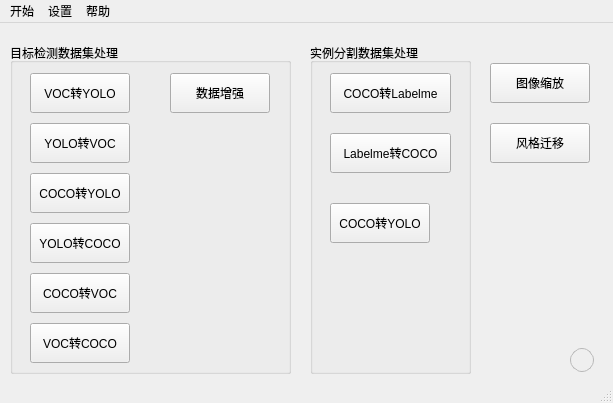
<?xml version="1.0" encoding="UTF-8"?>
<ui version="4.0">
 <class>MainWindow</class>
 <widget class="QMainWindow" name="MainWindow">
  <property name="geometry">
   <rect>
    <x>0</x>
    <y>0</y>
    <width>613</width>
    <height>403</height>
   </rect>
  </property>
  <property name="windowTitle">
   <string>Data Pre Processing</string>
  </property>
  <widget class="QWidget" name="centralwidget">
   <widget class="QPushButton" name="pushButton_style_trans">
    <property name="geometry">
     <rect>
      <x>490</x>
      <y>100</y>
      <width>100</width>
      <height>40</height>
     </rect>
    </property>
    <property name="text">
     <string>风格迁移</string>
    </property>
   </widget>
   <widget class="QGroupBox" name="groupBox">
    <property name="geometry">
     <rect>
      <x>10</x>
      <y>20</y>
      <width>281</width>
      <height>331</height>
     </rect>
    </property>
    <property name="title">
     <string>目标检测数据集处理</string>
    </property>
    <widget class="QPushButton" name="pushButton_VOC_to_COCO">
     <property name="geometry">
      <rect>
       <x>20</x>
       <y>280</y>
       <width>100</width>
       <height>40</height>
      </rect>
     </property>
     <property name="text">
      <string>VOC转COCO</string>
     </property>
    </widget>
    <widget class="QPushButton" name="pushButton_YOLO_to_VOC">
     <property name="geometry">
      <rect>
       <x>20</x>
       <y>80</y>
       <width>100</width>
       <height>40</height>
      </rect>
     </property>
     <property name="text">
      <string>YOLO转VOC</string>
     </property>
    </widget>
    <widget class="QPushButton" name="pushButton_COCO_to_YOLO">
     <property name="geometry">
      <rect>
       <x>20</x>
       <y>130</y>
       <width>100</width>
       <height>40</height>
      </rect>
     </property>
     <property name="text">
      <string>COCO转YOLO</string>
     </property>
    </widget>
    <widget class="QPushButton" name="pushButton_COCO_to_VOC">
     <property name="geometry">
      <rect>
       <x>20</x>
       <y>230</y>
       <width>100</width>
       <height>40</height>
      </rect>
     </property>
     <property name="text">
      <string>COCO转VOC</string>
     </property>
    </widget>
    <widget class="QPushButton" name="pushButton_YOLO_to_COCO">
     <property name="geometry">
      <rect>
       <x>20</x>
       <y>180</y>
       <width>100</width>
       <height>40</height>
      </rect>
     </property>
     <property name="text">
      <string>YOLO转COCO</string>
     </property>
    </widget>
    <widget class="QPushButton" name="pushButton_VOC_to_YOLO">
     <property name="geometry">
      <rect>
       <x>20</x>
       <y>30</y>
       <width>100</width>
       <height>40</height>
      </rect>
     </property>
     <property name="text">
      <string>VOC转YOLO</string>
     </property>
    </widget>
    <widget class="QPushButton" name="pushButton_amp">
     <property name="geometry">
      <rect>
       <x>160</x>
       <y>30</y>
       <width>100</width>
       <height>40</height>
      </rect>
     </property>
     <property name="text">
      <string>数据增强</string>
     </property>
    </widget>
   </widget>
   <widget class="QPushButton" name="pushButton_change_size">
    <property name="geometry">
     <rect>
      <x>490</x>
      <y>40</y>
      <width>100</width>
      <height>40</height>
     </rect>
    </property>
    <property name="text">
     <string>图像缩放</string>
    </property>
   </widget>
   <widget class="QGroupBox" name="groupBox_2">
    <property name="geometry">
     <rect>
      <x>310</x>
      <y>20</y>
      <width>161</width>
      <height>331</height>
     </rect>
    </property>
    <property name="title">
     <string>实例分割数据集处理</string>
    </property>
    <widget class="QPushButton" name="pushButton_Labelme_to_COCO">
     <property name="geometry">
      <rect>
       <x>20</x>
       <y>90</y>
       <width>121</width>
       <height>40</height>
      </rect>
     </property>
     <property name="text">
      <string>Labelme转COCO</string>
     </property>
    </widget>
    <widget class="QPushButton" name="pushButton_COCO_to_YOLO_2">
     <property name="geometry">
      <rect>
       <x>20</x>
       <y>160</y>
       <width>100</width>
       <height>40</height>
      </rect>
     </property>
     <property name="text">
      <string>COCO转YOLO</string>
     </property>
    </widget>
    <widget class="QPushButton" name="pushButton_COCO_to_Labelme">
     <property name="geometry">
      <rect>
       <x>20</x>
       <y>30</y>
       <width>121</width>
       <height>40</height>
      </rect>
     </property>
     <property name="text">
      <string>COCO转Labelme</string>
     </property>
    </widget>
   </widget>
   <widget class="QPushButton" name="pushButton_help">
    <property name="geometry">
     <rect>
      <x>570</x>
      <y>325</y>
      <width>24</width>
      <height>24</height>
     </rect>
    </property>
    <property name="styleSheet">
     <string notr="true">QPushButton {
    border: 1px solid palette(mid);
    border-radius: 12px;
    color: palette(button-text);
    background: palette(button);
}

QPushButton:pressed {
    background: #f3f3f3
}
</string>
    </property>
    <property name="text">
     <string/>
    </property>
    <property name="icon">
     <iconset theme="help-browser"/>
    </property>
   </widget>
  </widget>
  <widget class="QMenuBar" name="menubar">
   <property name="geometry">
    <rect>
     <x>0</x>
     <y>0</y>
     <width>613</width>
     <height>33</height>
    </rect>
   </property>
   <widget class="QMenu" name="menu">
    <property name="title">
     <string>开始</string>
    </property>
    <widget class="QMenu" name="menu_4">
     <property name="title">
      <string>目标检测数据集处理</string>
     </property>
     <addaction name="actionVOC_to_YOLO"/>
     <addaction name="actionYOLO_to_VOC"/>
     <addaction name="actionCOCO_to_YOLO"/>
     <addaction name="actionYOLO_to_COCO"/>
     <addaction name="actionCOCO_to_VOC"/>
     <addaction name="actionVOC_to_COCO"/>
     <addaction name="action_dataset_amp"/>
    </widget>
    <widget class="QMenu" name="menu_5">
     <property name="title">
      <string>实例分割数据集处理</string>
     </property>
     <addaction name="actionCOCO_to_Labelme"/>
     <addaction name="actionLabelme_to_COCO"/>
     <addaction name="actionCOOC_to_YOLO"/>
    </widget>
    <addaction name="menu_4"/>
    <addaction name="menu_5"/>
    <addaction name="action_change_size"/>
    <addaction name="action_style_trans"/>
    <addaction name="action_quit"/>
   </widget>
   <widget class="QMenu" name="menu_2">
    <property name="title">
     <string>设置</string>
    </property>
   </widget>
   <widget class="QMenu" name="menu_3">
    <property name="title">
     <string>帮助</string>
    </property>
   </widget>
   <addaction name="menu"/>
   <addaction name="menu_2"/>
   <addaction name="menu_3"/>
  </widget>
  <widget class="QStatusBar" name="statusbar"/>
  <action name="action_quit">
   <property name="text">
    <string>退出</string>
   </property>
  </action>
  <action name="actionVOC_to_YOLO">
   <property name="text">
    <string>VOC转YOLO</string>
   </property>
  </action>
  <action name="actionYOLO_to_VOC">
   <property name="text">
    <string>YOLO转VOC</string>
   </property>
  </action>
  <action name="actionCOCO_to_YOLO">
   <property name="text">
    <string>COCO转YOLO</string>
   </property>
  </action>
  <action name="actionYOLO_to_COCO">
   <property name="text">
    <string>YOLO转COCO</string>
   </property>
  </action>
  <action name="actionCOCO_to_Labelme">
   <property name="text">
    <string>COCO转Labelme</string>
   </property>
  </action>
  <action name="actionLabelme_to_COCO">
   <property name="text">
    <string>Labelme转COCO</string>
   </property>
  </action>
  <action name="actionCOOC_to_YOLO">
   <property name="text">
    <string>COOC转YOLO</string>
   </property>
  </action>
  <action name="action_change_size">
   <property name="text">
    <string>图像缩放</string>
   </property>
  </action>
  <action name="action_style_trans">
   <property name="text">
    <string>风格迁移</string>
   </property>
  </action>
  <action name="actionCOCO_to_VOC">
   <property name="text">
    <string>COCO转VOC</string>
   </property>
  </action>
  <action name="actionVOC_to_COCO">
   <property name="text">
    <string>VOC转COCO</string>
   </property>
  </action>
  <action name="action_dataset_amp">
   <property name="text">
    <string>数据增强</string>
   </property>
  </action>
 </widget>
 <resources/>
 <connections/>
</ui>
